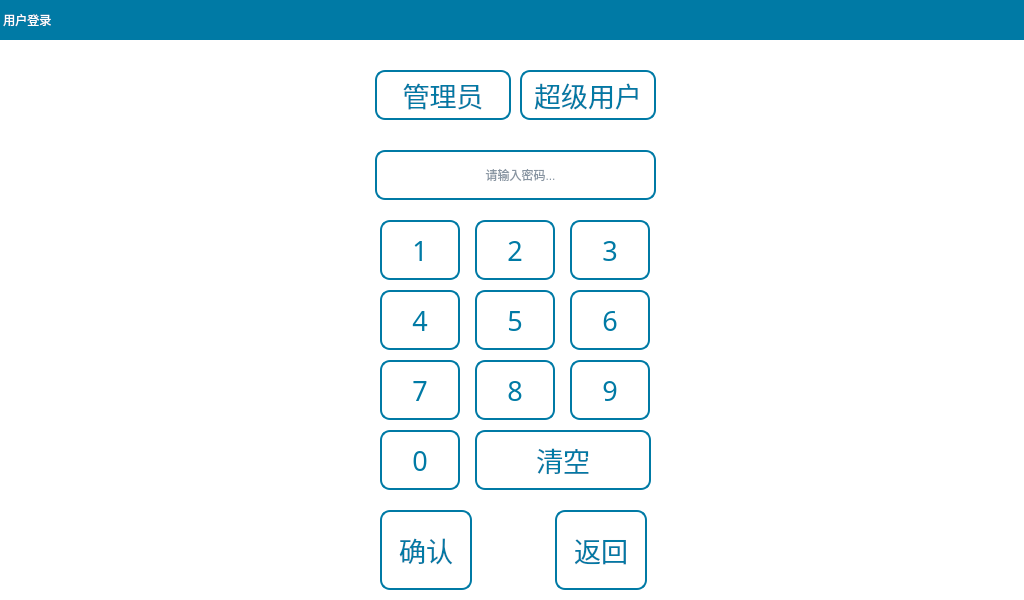
<?xml version="1.0" encoding="UTF-8"?>
<ui version="4.0">
 <class>UserLogin</class>
 <widget class="QWidget" name="UserLogin">
  <property name="geometry">
   <rect>
    <x>0</x>
    <y>0</y>
    <width>1024</width>
    <height>600</height>
   </rect>
  </property>
  <property name="focusPolicy">
   <enum>Qt::NoFocus</enum>
  </property>
  <property name="windowTitle">
   <string>Form</string>
  </property>
  <property name="styleSheet">
   <string notr="true">QWidget{
color:rgb(15, 41, 68);
background-color: rgb(255, 255, 255);
}
QToolButton{
font: 20pt &quot;文泉驿等宽微米黑&quot;;
color: rgb(0, 122, 165);
border:2px solid rgb(0, 122, 165);
border-radius:10px;
background-color: rgb(255, 255, 255);
}
QLineEdit{
font: 20pt &quot;文泉驿等宽微米黑&quot;;
background-color: rgb(255, 255, 255);
border: 2px solid rgb(0, 122, 165);
border-radius:10px;
}
QLabel{
font: 20pt &quot;文泉驿等宽微米黑&quot;;
color:rgb(15, 41, 68);
}
QToolButton#tBtnBack{
font: 20pt &quot;文泉驿等宽微米黑&quot;;
color: rgb(0, 122, 165);
border:2px solid rgb(0, 122, 165);
border-radius:10px;
background-color: rgb(255, 255, 255);
}
QToolButton#tBtnOk{
font: 20pt &quot;文泉驿等宽微米黑&quot;;
color: rgb(0, 122, 165);
border:2px solid rgb(0, 122, 165);
border-radius:10px;
background-color: rgb(255, 255, 255);
}


</string>
  </property>
  <widget class="QLabel" name="label_26">
   <property name="geometry">
    <rect>
     <x>0</x>
     <y>0</y>
     <width>1024</width>
     <height>40</height>
    </rect>
   </property>
   <property name="styleSheet">
    <string notr="true">font: 20pt &quot;文泉驿等宽微米黑&quot;;
color: rgb(255, 255, 255);
background-color:rgb(0, 122, 165);</string>
   </property>
   <property name="text">
    <string> 用户登录</string>
   </property>
  </widget>
  <widget class="QToolButton" name="tBtnOk">
   <property name="geometry">
    <rect>
     <x>380</x>
     <y>510</y>
     <width>92</width>
     <height>80</height>
    </rect>
   </property>
   <property name="font">
    <font>
     <family>文泉驿等宽微米黑</family>
     <pointsize>20</pointsize>
     <weight>50</weight>
     <italic>false</italic>
     <bold>false</bold>
    </font>
   </property>
   <property name="focusPolicy">
    <enum>Qt::NoFocus</enum>
   </property>
   <property name="text">
    <string>确认</string>
   </property>
   <property name="icon">
    <iconset resource="../image.qrc">
     <normaloff>:/Image/ok.png</normaloff>:/Image/ok.png</iconset>
   </property>
   <property name="iconSize">
    <size>
     <width>35</width>
     <height>35</height>
    </size>
   </property>
   <property name="toolButtonStyle">
    <enum>Qt::ToolButtonTextUnderIcon</enum>
   </property>
  </widget>
  <widget class="QToolButton" name="tBtnBack">
   <property name="enabled">
    <bool>true</bool>
   </property>
   <property name="geometry">
    <rect>
     <x>555</x>
     <y>510</y>
     <width>92</width>
     <height>80</height>
    </rect>
   </property>
   <property name="font">
    <font>
     <family>文泉驿等宽微米黑</family>
     <pointsize>20</pointsize>
     <weight>50</weight>
     <italic>false</italic>
     <bold>false</bold>
    </font>
   </property>
   <property name="focusPolicy">
    <enum>Qt::NoFocus</enum>
   </property>
   <property name="text">
    <string>返回</string>
   </property>
   <property name="icon">
    <iconset resource="../image.qrc">
     <normaloff>:/Image/back.png</normaloff>:/Image/back.png</iconset>
   </property>
   <property name="iconSize">
    <size>
     <width>35</width>
     <height>35</height>
    </size>
   </property>
   <property name="toolButtonStyle">
    <enum>Qt::ToolButtonTextUnderIcon</enum>
   </property>
  </widget>
  <widget class="QLabel" name="label_3">
   <property name="geometry">
    <rect>
     <x>315</x>
     <y>150</y>
     <width>50</width>
     <height>50</height>
    </rect>
   </property>
   <property name="styleSheet">
    <string notr="true">border-image: url(:/Image/pwd.png);</string>
   </property>
   <property name="text">
    <string/>
   </property>
  </widget>
  <widget class="QLabel" name="lbUser">
   <property name="geometry">
    <rect>
     <x>315</x>
     <y>75</y>
     <width>50</width>
     <height>50</height>
    </rect>
   </property>
   <property name="styleSheet">
    <string notr="true">
border-image: url(:/Image/login.png);</string>
   </property>
   <property name="text">
    <string/>
   </property>
  </widget>
  <widget class="QLineEdit" name="lineEditPwd">
   <property name="geometry">
    <rect>
     <x>375</x>
     <y>150</y>
     <width>281</width>
     <height>50</height>
    </rect>
   </property>
   <property name="focusPolicy">
    <enum>Qt::StrongFocus</enum>
   </property>
   <property name="text">
    <string/>
   </property>
   <property name="maxLength">
    <number>6</number>
   </property>
   <property name="echoMode">
    <enum>QLineEdit::Password</enum>
   </property>
   <property name="alignment">
    <set>Qt::AlignCenter</set>
   </property>
   <property name="placeholderText">
    <string>   请输入密码...</string>
   </property>
  </widget>
  <widget class="QToolButton" name="tBtn_7">
   <property name="geometry">
    <rect>
     <x>380</x>
     <y>360</y>
     <width>80</width>
     <height>60</height>
    </rect>
   </property>
   <property name="sizePolicy">
    <sizepolicy hsizetype="Fixed" vsizetype="Fixed">
     <horstretch>0</horstretch>
     <verstretch>0</verstretch>
    </sizepolicy>
   </property>
   <property name="font">
    <font>
     <family>文泉驿等宽微米黑</family>
     <pointsize>20</pointsize>
     <weight>50</weight>
     <italic>false</italic>
     <bold>false</bold>
    </font>
   </property>
   <property name="focusPolicy">
    <enum>Qt::NoFocus</enum>
   </property>
   <property name="text">
    <string>7</string>
   </property>
   <property name="autoRepeat">
    <bool>true</bool>
   </property>
  </widget>
  <widget class="QToolButton" name="tBtn_9">
   <property name="geometry">
    <rect>
     <x>570</x>
     <y>360</y>
     <width>80</width>
     <height>60</height>
    </rect>
   </property>
   <property name="sizePolicy">
    <sizepolicy hsizetype="Fixed" vsizetype="Fixed">
     <horstretch>0</horstretch>
     <verstretch>0</verstretch>
    </sizepolicy>
   </property>
   <property name="font">
    <font>
     <family>文泉驿等宽微米黑</family>
     <pointsize>20</pointsize>
     <weight>50</weight>
     <italic>false</italic>
     <bold>false</bold>
    </font>
   </property>
   <property name="focusPolicy">
    <enum>Qt::NoFocus</enum>
   </property>
   <property name="text">
    <string>9</string>
   </property>
   <property name="autoRepeat">
    <bool>true</bool>
   </property>
  </widget>
  <widget class="QToolButton" name="tBtn_2">
   <property name="geometry">
    <rect>
     <x>475</x>
     <y>220</y>
     <width>80</width>
     <height>60</height>
    </rect>
   </property>
   <property name="sizePolicy">
    <sizepolicy hsizetype="Fixed" vsizetype="Fixed">
     <horstretch>0</horstretch>
     <verstretch>0</verstretch>
    </sizepolicy>
   </property>
   <property name="font">
    <font>
     <family>文泉驿等宽微米黑</family>
     <pointsize>20</pointsize>
     <weight>50</weight>
     <italic>false</italic>
     <bold>false</bold>
    </font>
   </property>
   <property name="focusPolicy">
    <enum>Qt::NoFocus</enum>
   </property>
   <property name="text">
    <string>2</string>
   </property>
   <property name="autoRepeat">
    <bool>true</bool>
   </property>
  </widget>
  <widget class="QToolButton" name="tBtn_8">
   <property name="geometry">
    <rect>
     <x>475</x>
     <y>360</y>
     <width>80</width>
     <height>60</height>
    </rect>
   </property>
   <property name="sizePolicy">
    <sizepolicy hsizetype="Fixed" vsizetype="Fixed">
     <horstretch>0</horstretch>
     <verstretch>0</verstretch>
    </sizepolicy>
   </property>
   <property name="font">
    <font>
     <family>文泉驿等宽微米黑</family>
     <pointsize>20</pointsize>
     <weight>50</weight>
     <italic>false</italic>
     <bold>false</bold>
    </font>
   </property>
   <property name="focusPolicy">
    <enum>Qt::NoFocus</enum>
   </property>
   <property name="text">
    <string>8</string>
   </property>
   <property name="autoRepeat">
    <bool>true</bool>
   </property>
  </widget>
  <widget class="QToolButton" name="tBtn_5">
   <property name="geometry">
    <rect>
     <x>475</x>
     <y>290</y>
     <width>80</width>
     <height>60</height>
    </rect>
   </property>
   <property name="sizePolicy">
    <sizepolicy hsizetype="Fixed" vsizetype="Fixed">
     <horstretch>0</horstretch>
     <verstretch>0</verstretch>
    </sizepolicy>
   </property>
   <property name="font">
    <font>
     <family>文泉驿等宽微米黑</family>
     <pointsize>20</pointsize>
     <weight>50</weight>
     <italic>false</italic>
     <bold>false</bold>
    </font>
   </property>
   <property name="focusPolicy">
    <enum>Qt::NoFocus</enum>
   </property>
   <property name="text">
    <string>5</string>
   </property>
   <property name="autoRepeat">
    <bool>true</bool>
   </property>
  </widget>
  <widget class="QToolButton" name="tBtn_4">
   <property name="geometry">
    <rect>
     <x>380</x>
     <y>290</y>
     <width>80</width>
     <height>60</height>
    </rect>
   </property>
   <property name="sizePolicy">
    <sizepolicy hsizetype="Fixed" vsizetype="Fixed">
     <horstretch>0</horstretch>
     <verstretch>0</verstretch>
    </sizepolicy>
   </property>
   <property name="font">
    <font>
     <family>文泉驿等宽微米黑</family>
     <pointsize>20</pointsize>
     <weight>50</weight>
     <italic>false</italic>
     <bold>false</bold>
    </font>
   </property>
   <property name="focusPolicy">
    <enum>Qt::NoFocus</enum>
   </property>
   <property name="text">
    <string>4</string>
   </property>
   <property name="autoRepeat">
    <bool>true</bool>
   </property>
  </widget>
  <widget class="QToolButton" name="tBtn_6">
   <property name="geometry">
    <rect>
     <x>570</x>
     <y>290</y>
     <width>80</width>
     <height>60</height>
    </rect>
   </property>
   <property name="sizePolicy">
    <sizepolicy hsizetype="Fixed" vsizetype="Fixed">
     <horstretch>0</horstretch>
     <verstretch>0</verstretch>
    </sizepolicy>
   </property>
   <property name="font">
    <font>
     <family>文泉驿等宽微米黑</family>
     <pointsize>20</pointsize>
     <weight>50</weight>
     <italic>false</italic>
     <bold>false</bold>
    </font>
   </property>
   <property name="focusPolicy">
    <enum>Qt::NoFocus</enum>
   </property>
   <property name="text">
    <string>6</string>
   </property>
   <property name="autoRepeat">
    <bool>true</bool>
   </property>
  </widget>
  <widget class="QToolButton" name="tBtn_1">
   <property name="geometry">
    <rect>
     <x>380</x>
     <y>220</y>
     <width>80</width>
     <height>60</height>
    </rect>
   </property>
   <property name="sizePolicy">
    <sizepolicy hsizetype="Fixed" vsizetype="Fixed">
     <horstretch>0</horstretch>
     <verstretch>0</verstretch>
    </sizepolicy>
   </property>
   <property name="font">
    <font>
     <family>文泉驿等宽微米黑</family>
     <pointsize>20</pointsize>
     <weight>50</weight>
     <italic>false</italic>
     <bold>false</bold>
    </font>
   </property>
   <property name="focusPolicy">
    <enum>Qt::NoFocus</enum>
   </property>
   <property name="styleSheet">
    <string notr="true">QToolButton{
font: 20pt &quot;文泉驿等宽微米黑&quot;;
color: rgb(0, 122, 165);
border:2px solid rgb(0, 122, 165);
border-radius:10px;
background-color: rgb(255, 255, 255);
}</string>
   </property>
   <property name="text">
    <string>1</string>
   </property>
   <property name="autoRepeat">
    <bool>true</bool>
   </property>
  </widget>
  <widget class="QToolButton" name="tBtn_3">
   <property name="geometry">
    <rect>
     <x>570</x>
     <y>220</y>
     <width>80</width>
     <height>60</height>
    </rect>
   </property>
   <property name="sizePolicy">
    <sizepolicy hsizetype="Fixed" vsizetype="Fixed">
     <horstretch>0</horstretch>
     <verstretch>0</verstretch>
    </sizepolicy>
   </property>
   <property name="font">
    <font>
     <family>文泉驿等宽微米黑</family>
     <pointsize>20</pointsize>
     <weight>50</weight>
     <italic>false</italic>
     <bold>false</bold>
    </font>
   </property>
   <property name="focusPolicy">
    <enum>Qt::NoFocus</enum>
   </property>
   <property name="text">
    <string>3</string>
   </property>
   <property name="autoRepeat">
    <bool>true</bool>
   </property>
  </widget>
  <widget class="QToolButton" name="tBtn_0">
   <property name="geometry">
    <rect>
     <x>380</x>
     <y>430</y>
     <width>80</width>
     <height>60</height>
    </rect>
   </property>
   <property name="sizePolicy">
    <sizepolicy hsizetype="Fixed" vsizetype="Fixed">
     <horstretch>0</horstretch>
     <verstretch>0</verstretch>
    </sizepolicy>
   </property>
   <property name="font">
    <font>
     <family>文泉驿等宽微米黑</family>
     <pointsize>20</pointsize>
     <weight>50</weight>
     <italic>false</italic>
     <bold>false</bold>
    </font>
   </property>
   <property name="focusPolicy">
    <enum>Qt::NoFocus</enum>
   </property>
   <property name="text">
    <string>0</string>
   </property>
   <property name="autoRepeat">
    <bool>true</bool>
   </property>
  </widget>
  <widget class="QToolButton" name="tBtn_del">
   <property name="geometry">
    <rect>
     <x>475</x>
     <y>430</y>
     <width>176</width>
     <height>60</height>
    </rect>
   </property>
   <property name="sizePolicy">
    <sizepolicy hsizetype="Fixed" vsizetype="Fixed">
     <horstretch>0</horstretch>
     <verstretch>0</verstretch>
    </sizepolicy>
   </property>
   <property name="minimumSize">
    <size>
     <width>0</width>
     <height>0</height>
    </size>
   </property>
   <property name="font">
    <font>
     <family>文泉驿等宽微米黑</family>
     <pointsize>20</pointsize>
     <weight>50</weight>
     <italic>false</italic>
     <bold>false</bold>
    </font>
   </property>
   <property name="focusPolicy">
    <enum>Qt::NoFocus</enum>
   </property>
   <property name="text">
    <string>清空</string>
   </property>
   <property name="autoRepeat">
    <bool>true</bool>
   </property>
  </widget>
  <widget class="QToolButton" name="tBtnAdmin">
   <property name="geometry">
    <rect>
     <x>375</x>
     <y>70</y>
     <width>136</width>
     <height>50</height>
    </rect>
   </property>
   <property name="sizePolicy">
    <sizepolicy hsizetype="Fixed" vsizetype="Fixed">
     <horstretch>0</horstretch>
     <verstretch>0</verstretch>
    </sizepolicy>
   </property>
   <property name="minimumSize">
    <size>
     <width>0</width>
     <height>0</height>
    </size>
   </property>
   <property name="font">
    <font>
     <family>文泉驿等宽微米黑</family>
     <pointsize>20</pointsize>
     <weight>50</weight>
     <italic>false</italic>
     <bold>false</bold>
    </font>
   </property>
   <property name="focusPolicy">
    <enum>Qt::NoFocus</enum>
   </property>
   <property name="text">
    <string>管理员</string>
   </property>
   <property name="autoRepeat">
    <bool>true</bool>
   </property>
  </widget>
  <widget class="QToolButton" name="tBtnSuper">
   <property name="geometry">
    <rect>
     <x>520</x>
     <y>70</y>
     <width>136</width>
     <height>50</height>
    </rect>
   </property>
   <property name="sizePolicy">
    <sizepolicy hsizetype="Fixed" vsizetype="Fixed">
     <horstretch>0</horstretch>
     <verstretch>0</verstretch>
    </sizepolicy>
   </property>
   <property name="minimumSize">
    <size>
     <width>0</width>
     <height>0</height>
    </size>
   </property>
   <property name="font">
    <font>
     <family>文泉驿等宽微米黑</family>
     <pointsize>20</pointsize>
     <weight>50</weight>
     <italic>false</italic>
     <bold>false</bold>
    </font>
   </property>
   <property name="focusPolicy">
    <enum>Qt::NoFocus</enum>
   </property>
   <property name="text">
    <string>超级用户</string>
   </property>
   <property name="autoRepeat">
    <bool>true</bool>
   </property>
  </widget>
  <zorder>label_26</zorder>
  <zorder>tBtnOk</zorder>
  <zorder>tBtnBack</zorder>
  <zorder>label_3</zorder>
  <zorder>lineEditPwd</zorder>
  <zorder>lbUser</zorder>
  <zorder>tBtn_7</zorder>
  <zorder>tBtn_9</zorder>
  <zorder>tBtn_2</zorder>
  <zorder>tBtn_8</zorder>
  <zorder>tBtn_5</zorder>
  <zorder>tBtn_4</zorder>
  <zorder>tBtn_6</zorder>
  <zorder>tBtn_1</zorder>
  <zorder>tBtn_3</zorder>
  <zorder>tBtn_0</zorder>
  <zorder>tBtn_del</zorder>
  <zorder>tBtnAdmin</zorder>
  <zorder>tBtnSuper</zorder>
 </widget>
 <resources>
  <include location="../image.qrc"/>
 </resources>
 <connections/>
</ui>
